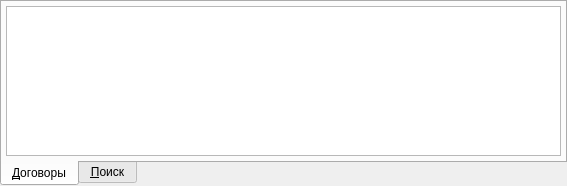
<?xml version="1.0" encoding="UTF-8"?>
<ui version="4.0">
 <class>StockPurchaseContractComboBoxPopup</class>
 <widget class="QWidget" name="StockPurchaseContractComboBoxPopup">
  <property name="geometry">
   <rect>
    <x>0</x>
    <y>0</y>
    <width>567</width>
    <height>186</height>
   </rect>
  </property>
  <property name="windowTitle">
   <string>Form</string>
  </property>
  <layout class="QGridLayout">
   <property name="margin">
    <number>0</number>
   </property>
   <property name="spacing">
    <number>0</number>
   </property>
   <item row="0" column="0">
    <widget class="QTabWidget" name="tabWidget">
     <property name="tabPosition">
      <enum>QTabWidget::South</enum>
     </property>
     <property name="tabShape">
      <enum>QTabWidget::Rounded</enum>
     </property>
     <property name="currentIndex">
      <number>0</number>
     </property>
     <widget class="QWidget" name="tabContracts">
      <attribute name="title">
       <string>&amp;Договоры</string>
      </attribute>
      <layout class="QVBoxLayout">
       <property name="spacing">
        <number>4</number>
       </property>
       <property name="margin">
        <number>4</number>
       </property>
       <item>
        <widget class="CTableView" name="tblPurchaseContracts"/>
       </item>
      </layout>
     </widget>
     <widget class="QWidget" name="tabSearch">
      <attribute name="title">
       <string>&amp;Поиск</string>
      </attribute>
      <layout class="QGridLayout" name="gridLayout">
       <property name="margin">
        <number>4</number>
       </property>
       <property name="spacing">
        <number>4</number>
       </property>
       <item row="0" column="1" colspan="4">
        <widget class="QLineEdit" name="edtNumber">
         <property name="sizePolicy">
          <sizepolicy hsizetype="Expanding" vsizetype="Fixed">
           <horstretch>0</horstretch>
           <verstretch>0</verstretch>
          </sizepolicy>
         </property>
        </widget>
       </item>
       <item row="6" column="4">
        <widget class="QDialogButtonBox" name="buttonBox">
         <property name="sizePolicy">
          <sizepolicy hsizetype="Maximum" vsizetype="Fixed">
           <horstretch>0</horstretch>
           <verstretch>0</verstretch>
          </sizepolicy>
         </property>
         <property name="orientation">
          <enum>Qt::Horizontal</enum>
         </property>
         <property name="standardButtons">
          <set>QDialogButtonBox::Apply|QDialogButtonBox::Reset</set>
         </property>
         <property name="centerButtons">
          <bool>false</bool>
         </property>
        </widget>
       </item>
       <item row="2" column="0">
        <widget class="QLabel" name="lblName">
         <property name="sizePolicy">
          <sizepolicy hsizetype="Maximum" vsizetype="Preferred">
           <horstretch>0</horstretch>
           <verstretch>0</verstretch>
          </sizepolicy>
         </property>
         <property name="text">
          <string>На&amp;именование</string>
         </property>
         <property name="buddy">
          <cstring>edtName</cstring>
         </property>
        </widget>
       </item>
       <item row="6" column="0" colspan="4">
        <spacer name="horizontalSpacer_3">
         <property name="orientation">
          <enum>Qt::Horizontal</enum>
         </property>
         <property name="sizeHint" stdset="0">
          <size>
           <width>40</width>
           <height>20</height>
          </size>
         </property>
        </spacer>
       </item>
       <item row="0" column="0">
        <widget class="QLabel" name="lblNumber">
         <property name="sizePolicy">
          <sizepolicy hsizetype="Maximum" vsizetype="Preferred">
           <horstretch>0</horstretch>
           <verstretch>0</verstretch>
          </sizepolicy>
         </property>
         <property name="text">
          <string>&amp;Номер</string>
         </property>
         <property name="buddy">
          <cstring>edtNumber</cstring>
         </property>
        </widget>
       </item>
       <item row="5" column="0" colspan="5">
        <spacer name="verticalSpacer">
         <property name="orientation">
          <enum>Qt::Vertical</enum>
         </property>
         <property name="sizeHint" stdset="0">
          <size>
           <width>20</width>
           <height>40</height>
          </size>
         </property>
        </spacer>
       </item>
       <item row="2" column="1" colspan="4">
        <widget class="QLineEdit" name="edtName">
         <property name="sizePolicy">
          <sizepolicy hsizetype="Expanding" vsizetype="Fixed">
           <horstretch>0</horstretch>
           <verstretch>0</verstretch>
          </sizepolicy>
         </property>
        </widget>
       </item>
       <item row="1" column="0">
        <widget class="QLabel" name="lblDate">
         <property name="sizePolicy">
          <sizepolicy hsizetype="Maximum" vsizetype="Preferred">
           <horstretch>0</horstretch>
           <verstretch>0</verstretch>
          </sizepolicy>
         </property>
         <property name="text">
          <string>Д&amp;ата</string>
         </property>
         <property name="buddy">
          <cstring>edtDate</cstring>
         </property>
        </widget>
       </item>
       <item row="1" column="1">
        <widget class="CDateEdit" name="edtDate">
         <property name="sizePolicy">
          <sizepolicy hsizetype="Maximum" vsizetype="Fixed">
           <horstretch>0</horstretch>
           <verstretch>0</verstretch>
          </sizepolicy>
         </property>
         <property name="displayFormat">
          <string>dd.MM.yyyy</string>
         </property>
         <property name="calendarPopup">
          <bool>true</bool>
         </property>
        </widget>
       </item>
       <item row="1" column="2" colspan="3">
        <spacer name="horizontalSpacer">
         <property name="orientation">
          <enum>Qt::Horizontal</enum>
         </property>
         <property name="sizeHint" stdset="0">
          <size>
           <width>325</width>
           <height>20</height>
          </size>
         </property>
        </spacer>
       </item>
      </layout>
     </widget>
    </widget>
   </item>
  </layout>
 </widget>
 <customwidgets>
  <customwidget>
   <class>CTableView</class>
   <extends>QTableView</extends>
   <header>library/TableView.h</header>
  </customwidget>
  <customwidget>
   <class>CDateEdit</class>
   <extends>QDateEdit</extends>
   <header>library/DateEdit.h</header>
  </customwidget>
 </customwidgets>
 <tabstops>
  <tabstop>tabWidget</tabstop>
  <tabstop>tblPurchaseContracts</tabstop>
  <tabstop>edtNumber</tabstop>
  <tabstop>edtDate</tabstop>
  <tabstop>edtName</tabstop>
  <tabstop>buttonBox</tabstop>
 </tabstops>
 <resources/>
 <connections/>
</ui>
